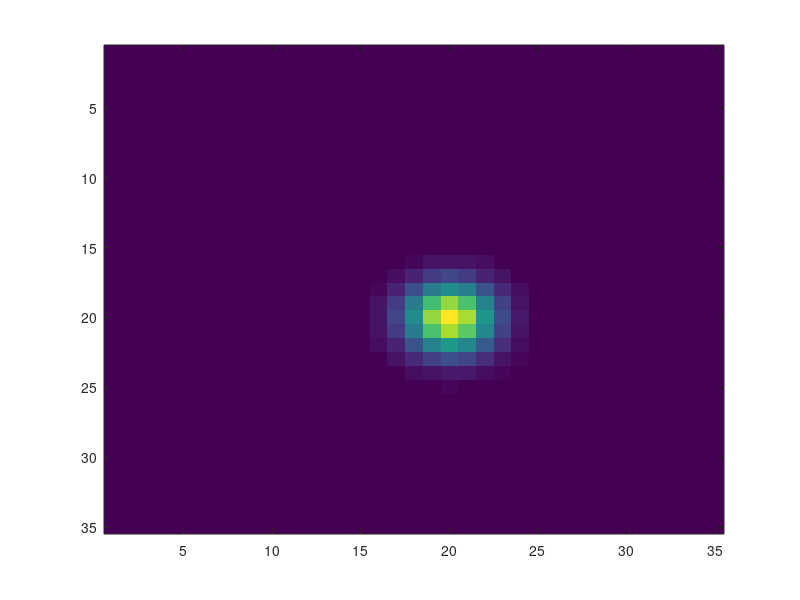

Write the MATLAB code that produced this figure.
% Author: Kevin Whitley
% Date created: 190906

% This function provides a model of a 'rotated circle' representing a
% bacterial septum lying orthogonally to the imaging plane with center [mux
% muy], radius R, width W, and angle theta.

function im_model = septum_model(mu, R, W, theta, amp, ring_grad, psfFWHM, pixSz, range)

if nargin==0
    mu = [20 20];
    R = .5; % [pix]
    W = .5; % [pix] width of Z ring
    theta = pi/3; % note that -pi/4 is a discontinuity. seems to work fine anyway.
    amp = 1;
    ring_grad = 0;
    psfFWHM = 250;
    pixSz = 65;
    sp = 0.01;
    range = 1:sp:35;
end
% sp = range(2)-range(1);

X0 = mu(1);
Y0 = mu(2);

sigma = psfFWHM/2.35/pixSz;

[X, Y] = meshgrid(range, range);

% make axis 1 and axis 2 (rotated by theta, orthogonal) for both i and i+1.
% axis 1 is along septum, and axis 2 is along cell length. also need
% midpoints (i+1/2) for later.
ax1_i = (X(1:end-1,1:end-1)-X0)*cos(theta) + (Y(1:end-1,1:end-1)-Y0)*sin(theta); % axis along septum
ax1_ip1 = (X(2:end,2:end)-X0)*cos(theta) + (Y(2:end,2:end)-Y0)*sin(theta);
ax1_ipm = (ax1_i + ax1_ip1)./2; % between xi and x(i+1)
ax2_i = (X(1:end-1,1:end-1)-X0)*sin(theta) - (Y(1:end-1,1:end-1)-Y0)*cos(theta); % axis along cell length
ax2_ip1 = (X(2:end,2:end)-X0)*sin(theta) - (Y(2:end,2:end)-Y0)*cos(theta); % axis along cell length
ax2_ipm = (ax2_i + ax2_ip1)./2; % between yi and y(i+1)

% calculate arc lengths s(i) and s(i+1), then difference between them (ring
% intensity profile). asin will give complex numbers, but only want real
% part. anything outside real range will be cut later.
arcl_i = 2*R * real(asin(ax1_i/R)); % arc length out to axi
arcl_ip1 = 2*R * real(asin(ax1_ip1/R)); % arc length out to ax(i+1)
ring_prof = abs(arcl_ip1 - arcl_i); % Delta(arc length)

% cut image down based on radius and width of septum. this will remove any
% non-real parts of ring_prof as well.
ring_prof(abs(ax1_ipm)>R | abs(ax2_ipm)>W) = 0;

% change to real pixel size and blur based on psf FWHM.
ring_prof = imgaussfilt(ring_prof,sigma/sp);
ring_prof = imresize(ring_prof, [range(end) range(end)]);

ring_prof_scale = ring_prof/sum(ring_prof(:));
ring_prof_scale = amp*ring_prof_scale;

im_model = ring_prof_scale;

if nargin==0
    figure
    imagesc(im_model)
end